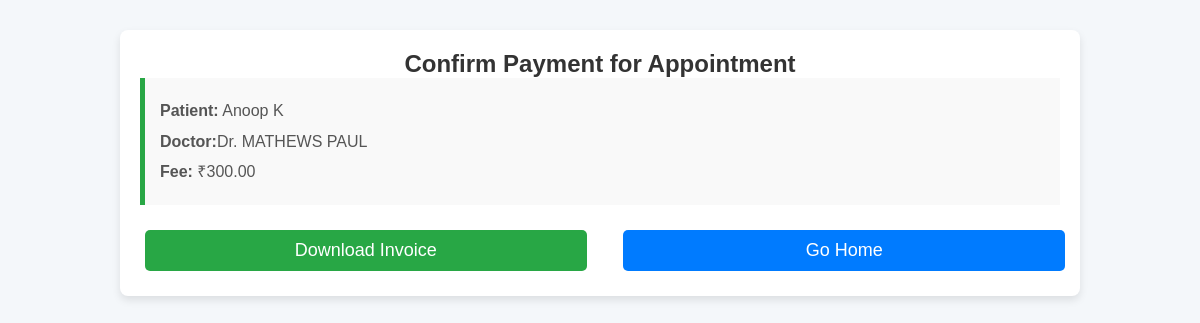
Page /process_payment/2/ on the committed database.
### hmsapp/models.py (models this page shows, shortened)
class Appointment(models.Model):
    STATUS_CHOICES = [
        ('pending', 'Pending'),
        ('confirmed', 'Confirmed'),
        ('completed', 'Completed'),
        ('cancelled', 'Cancelled'),
    ]
    appointment_number = models.IntegerField(default=0,unique=True)
    department = models.ForeignKey(Department, on_delete=models.CASCADE, default=0)
    patient = models.ForeignKey(Patient, on_delete=models.CASCADE, default=0)
    date_of_appointment = models.DateField()
    time_of_appointment = models.TimeField()
    doctor = models.ForeignKey(Doctor, on_delete=models.CASCADE)
    reason = models.TextField(blank=True,null=True)
    status = models.CharField(max_length=200, choices=STATUS_CHOICES, default='pending')
    created_at = models.DateTimeField(auto_now_add=True)
    updated_at = models.DateTimeField(auto_now=True)

class Patient(models.Model):
    GENDER_CHOICES = [
        ('male', 'Male'),
        ('female', 'Female'),
        ('other', 'Other'),
    ]
    user = models.OneToOneField(CustomUser, on_delete=models.CASCADE, null=True, blank=True)
    patient_pic = models.ImageField(upload_to='user/images/', null=True, blank=True)
    patient_name = models.CharField(max_length=200)
    mobile_number = models.CharField(max_length=15, validators=[phone_regex])
    email = models.EmailField(max_length=200)
    gender = models.CharField(max_length=100, choices=GENDER_CHOICES)
    address = models.TextField()
    dob = models.DateField(null=True, blank=True)
    patient_id = models.CharField(max_length=10, unique=True, null=True, blank=True)
    created_at = models.DateTimeField(auto_now_add=True)
    updated_at = models.DateTimeField(auto_now=True)

class Doctor(models.Model):
    user = models.OneToOneField(CustomUser, on_delete=models.CASCADE, null=True, blank=True)
    doc_pic = models.ImageField(upload_to='doctor/images/',null=True, blank=True)
    doc_name = models.CharField(max_length=200)
    email = models.EmailField(max_length=200)
    mobile_number = models.CharField(max_length=15, validators=[phone_regex])
    qualification = models.CharField(max_length=200)
    specialization = models.CharField(max_length=200)
    department = models.ForeignKey(Department, on_delete=models.CASCADE)
    doctor_id = models.CharField(max_length=6, unique=True, null=True, blank=True)
    created_at = models.DateTimeField(auto_now_add=True)
    updated_at = models.DateTimeField(auto_now=True)

class DoctorAvailability(models.Model):
    doctor = models.ForeignKey(Doctor, on_delete=models.CASCADE)
    day = models.CharField(max_length=20)
    start_time = models.TimeField()
    end_time = models.TimeField()
    consultation_fee = models.DecimalField(max_digits=8, decimal_places=2, default=300.00)

### hmsapp/views.py (the view, shortened to what this page needs)
# urls.py: path('process_payment/<int:appointment_id>/', views.process_payment, name='process_payment'),
def process_payment(request, appointment_id):
    appointment = get_object_or_404(Appointment, id=appointment_id)
    return render(request, 'admin/process_payment.html', {'appointment': appointment})

### templates/admin/process_payment.html (shortened to what this page needs)
<!DOCTYPE html>
{% load static %}
<html lang="en">
<head>
    <link rel="stylesheet" href="{% static 'admin_dashboard.css' %}">
</head>
<body>
    <div class="container">
        <h2>Confirm Payment for Appointment</h2>
        <div class="appointment-details">
            <p><strong>Patient:</strong> {{ appointment.patient.patient_name }}</p>
            <p><strong>Doctor:</strong>Dr. {{ appointment.doctor.doc_name }}</p>
            <p><strong>Fee:</strong> ₹{{ appointment.doctor.doctoravailability_set.first.consultation_fee }}</p>
        </div>
        <div class="form-container">
            <form method="POST" action="{% url 'download_invoice' appointment.id %}">
                <button type="submit" class="download-invoice-button">Download Invoice</button>
            </form>
            <form action="{% url 'admin_home' %}" method="get">
                <button class="go-home-button" type="submit">Go Home</button>
            </form>
        </div>
    </div>
</body>
</html>

### static/css/admin_dashboard.css (style rules this page uses)
* { margin: 0; padding: 0; box-sizing: border-box; }
body { display: flex; font-family: Arial, sans-serif; }
button { padding: 6px 12px; margin: 5px; cursor: pointer; }

### templates/admin/process_payment.html (style rules this page uses)
body { font-family: Arial, sans-serif; background-color: #f4f7fa; margin: 0; padding: 0; }
.container { width: 80%; margin: 30px auto; background-color: white; padding: 20px; border-radius: 8px; box-shadow: 0 4px 8px rgba(0, 0, 0, 0.1); }
h2 { color: #333; text-align: center; }
p { font-size: 16px; line-height: 1.6; color: #555; }
.appointment-details { margin-bottom: 20px; padding: 15px; background-color: #f9f9f9; border-left: 5px solid #28a745; }
.appointment-details p { margin: 5px 0; }
.form-container { display: flex; justify-content: space-between; gap: 20px; margin-top: 20px; }
form { flex-basis: 48%; }
button { font-size: 18px; padding: 10px 20px; border: none; border-radius: 5px; cursor: pointer; transition: background-color 0.3s ease; width: 100%; display: block; }
.download-invoice-button { background-color: #28a745; color: white; }
.go-home-button { background-color: #007bff; color: white; }

### rows in the picture
Appointment: patient.patient_name "Anoop K", doctor.doc_name "MATHEWS PAUL", doctor.doctoravailability_set.first.consultation_fee "300.00"
